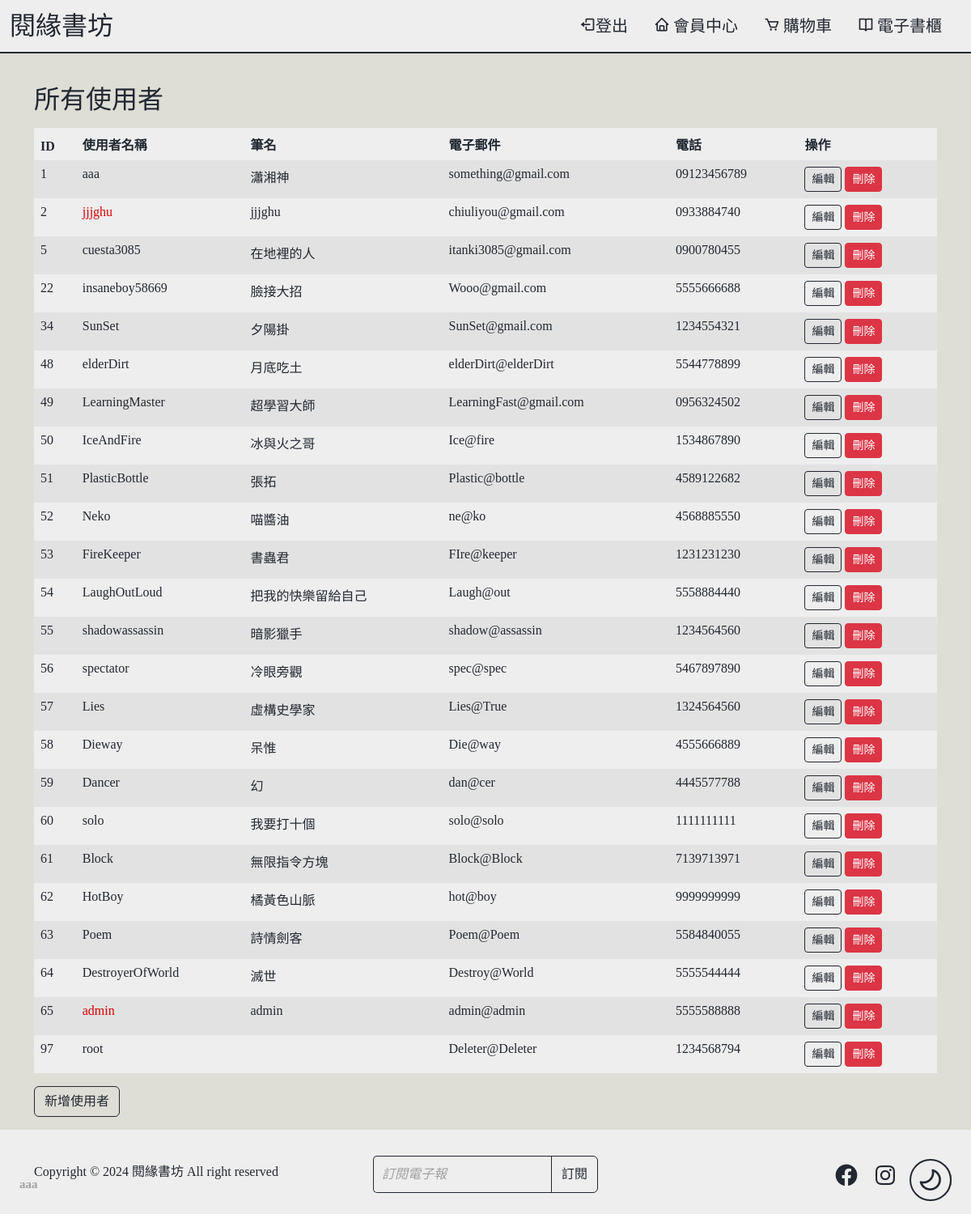
/admin.php (signed in), run on the app's committed database.
### tables this page shows
CREATE TABLE `author` (
  `id` int(11) NOT NULL,
  `username` varchar(255) NOT NULL,
  `bio` text DEFAULT '暫無簡介',
  `password` varchar(255) NOT NULL,
  `phone` varchar(20) DEFAULT NULL,
  `email` varchar(255) DEFAULT NULL,
  `penName` varchar(255) DEFAULT NULL,
  `is_admin` tinyint(1) DEFAULT 0
);

### .Theme.php (called while the page is built, shortened)
<?php
$theme = "";

### admin.php (the view, shortened to what this page needs)
<?php
include '.LinkSql.php';
$query = "SELECT * FROM author";
$result = $link->query($query);
?>
<!DOCTYPE html>
<html lang="zh-Hant-TW">
<head>
    <?php include '.Style.php'; ?>
</head>
<?php include '.Theme.php'; ?>
<body class="<?php echo $theme; ?>">
    <?php include '.Header.php'; ?>
    <main class="container mt-10vh">
        <h2 class="mb-3">所有使用者</h2>
        <table class="table table-striped table-borderless" id="adminTable">
            <thead>
                <tr>
                    <th>ID</th>
                    <th>使用者名稱</th>
                    <th>筆名</th>
                    <th>電子郵件</th>
                    <th>電話</th>
                    <th>操作</th>
                </tr>
            </thead>
            <tbody>
                <?php while ($row = $result->fetch_assoc()): ?>
                    <tr>
                        <td><?php echo $row['id']; ?></td>
                        <td <?php if ($row['is_admin'])
                            echo "class='text-danger'"; ?>><?php echo $row['username']; ?></td>
                        <td><?php echo $row['penName']; ?></td>
                        <td><?php echo $row['email']; ?></td>
                        <td><?php echo $row['phone']; ?></td>
                        <td>
                            <button type="button" class="btn btn-primary btn-sm" data-bs-toggle="modal"
                                data-bs-target="#AddUserModal" data-id="<?php echo $row['id']; ?>"
                                data-username="<?php echo $row['username']; ?>"
                                data-penName="<?php echo $row['penName']; ?>" data-email="<?php echo $row['email']; ?>"
                                data-phone="<?php echo $row['phone']; ?>"
                                data-is_admin="<?php echo $row['is_admin']; ?>">編輯</button>
                            <a href="admin.php?delete_user=<?php echo $row['id']; ?>" class="btn btn-danger btn-sm"
                                onclick="return confirm('確定要刪除這個使用者嗎?');">刪除</a>
                        </td>
                    </tr>
                <?php endwhile; ?>
            </tbody>
        </table>
        <button type="button" class="btn btn-primary mb-3" data-bs-toggle="modal" data-bs-target="#AddUserModal">
            新增使用者
        </button>
    </main>
    <?php include '.Footer.php'; ?>
</body>
</html>

### css/bookshop.css (style rules this page uses)
* { margin: 0; padding: 0; font-family: 'MiSans-Normal.ttf', 'Microsoft JhengHei'; }
a { text-decoration: none; color: inherit; cursor: pointer; }
:root { --jjjghu-main: rgb(238, 238, 238); --jjjghu-main-opacity: rgba(238, 238, 238, 0.5); --jjjghu-Nmain: rgb(34, 40, 49); --jjjghu-second: rgb(222, 221, 214); --jjjghu-highlight: rgb(0, 173, 181); --jjjghu-highlight-opacity: rgba(0, 173, 181, 0.5); --jjjghu-card-border: var(--jjjghu-grey); --jjjghu-card-hover: var(--jjjghu-darkgrey); --jjjghu-brown: rgb(185, 148, 112); --jjjghu-orange: rgb(211, 140, 70); --jjjghu-orange-opacity: rgba(211, 140, 70, 0.8); --jjjghu-white: rgb(238, 238, 238); --jjjghu-black: rgb(34, 40, 49); --jjjghu-black-opacity: rgba(34, 40, 49, 0.5); --jjjghu-grey: rgb(160, 160, 160); --jjjghu-darkgrey: rgb(90, 90, 90); --jjjghu-red: rgb(218, 2, 2); }
body { display: flex; flex-direction: column; min-height: 100vh; background-color: var(--jjjghu-second); user-select: none; color: var(--jjjghu-Nmain); }
main { flex: 1 0 auto; }
.table { --bs-table-color: var(--jjjghu-Nmain); --bs-table-bg: var(--jjjghu-main); --bs-table-striped-color: var(--jjjghu-Nmain); }
.btn-primary { --bs-btn-color: var(--jjjghu-Nmain); --bs-btn-bg: none; --bs-btn-border-color: var(--jjjghu-Nmain); --bs-btn-hover-color: var(--jjjghu-white); --bs-btn-hover-bg: var(--jjjghu-highlight); --bs-btn-hover-border-color: var(--jjjghu-highlight); --bs-btn-focus-shadow-rgb: var(--jjjghu-highlight); --bs-btn-active-color: var(--jjjghu-white); --bs-btn-active-bg: var(--jjjghu-highlight); --bs-btn-active-border-color: var(--jjjghu-highlight); --bs-btn-active-shadow: inset 0 3px 5px rgba(0, 0, 0, 0.125); --bs-btn-disabled-color: var(--jjjghu-white); --bs-btn-disabled-bg: #0d6efd; --bs-btn-disabled-border-color: #0d6efd; }
.mt-10vh { margin-top: 10vh !important; }
.text-danger { color: var(--jjjghu-red) !important; }

### data on the page
author: id "1", username "aaa", penName "瀟湘神", email "something@gmail.com", phone "09123456789"
author: id "2", username "jjjghu", penName "jjjghu", email "chiuliyou@gmail.com", phone "0933884740"
author: id "5", username "cuesta3085", penName "在地裡的人", email "itanki3085@gmail.com", phone "0900780455"
author: id "22", username "insaneboy58669", penName "臉接大招", email "Wooo@gmail.com", phone "5555666688"
author: id "34", username "SunSet", penName "夕陽掛", email "SunSet@gmail.com", phone "1234554321"
author: id "48", username "elderDirt", penName "月底吃土", email "elderDirt@elderDirt", phone "5544778899"
author: id "49", username "LearningMaster", penName "超學習大師", email "LearningFast@gmail.com", phone "0956324502"
author: id "50", username "IceAndFire", penName "冰與火之哥", email "Ice@fire", phone "1534867890"
author: id "51", username "PlasticBottle", penName "張拓", email "Plastic@bottle", phone "4589122682"
author: id "52", username "Neko", penName "喵醬油", email "ne@ko", phone "4568885550"
author: id "53", username "FireKeeper", penName "書蟲君", email "FIre@keeper", phone "1231231230"
author: id "54", username "LaughOutLoud", penName "把我的快樂留給自己", email "Laugh@out", phone "5558884440"
author: id "55", username "shadowassassin", penName "暗影獵手", email "shadow@assassin", phone "1234564560"
author: id "56", username "spectator", penName "冷眼旁觀", email "spec@spec", phone "5467897890"
author: id "57", username "Lies", penName "虛構史學家", email "Lies@True", phone "1324564560"
author: id "58", username "Dieway", penName "呆惟", email "Die@way", phone "4555666889"
author: id "59", username "Dancer", penName "幻", email "dan@cer", phone "4445577788"
author: id "60", username "solo", penName "我要打十個", email "solo@solo", phone "1111111111"
author: id "61", username "Block", penName "無限指令方塊", email "Block@Block", phone "7139713971"
author: id "62", username "HotBoy", penName "橘黃色山脈", email "hot@boy", phone "9999999999"
author: id "63", username "Poem", penName "詩情劍客", email "Poem@Poem", phone "5584840055"
author: id "64", username "DestroyerOfWorld", penName "滅世", email "Destroy@World", phone "5555544444"
author: id "65", username "admin", penName "admin", email "admin@admin", phone "5555588888"
author: id "97", username "root", email "Deleter@Deleter", phone "1234568794"

### other printed values
$_SESSION['username'] "aaa"
